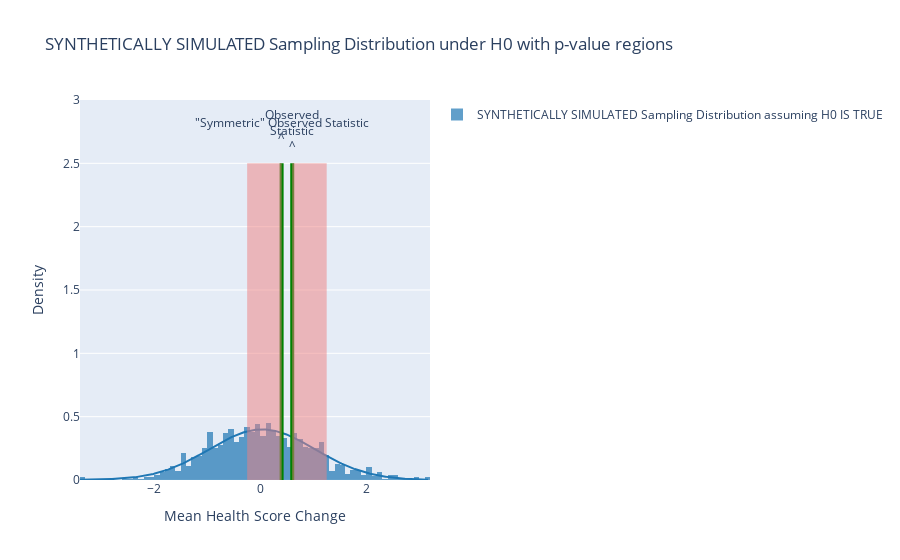

The cell this chart's notebook holds for it:
### Code cell


### Figure 1 — Plotly figure (JSON) as saved in the notebook; plotly's stock layout.template omitted (floating-point values rounded to 4 significant figures; data arrays with more than 128 entries replaced by an {"elided": "..."} marker saying what was removed)
{"data": [{"autobinx": false, "histnorm": "probability density", "legendgroup": "SYNTHETICALLY SIMULATED Sampling Distribution assuming H0 IS TRUE", "marker": {"color": "rgb(31, 119, 180)"}, "name": "SYNTHETICALLY SIMULATED Sampling Distribution assuming H0 IS TRUE", "opacity": 0.7, "type": "histogram", "x": {"elided": "1000 float values"}, "xaxis": "x", "xbins": {"end": 3.175, "size": 0.1, "start": -3.402}, "yaxis": "y"}, {"legendgroup": "SYNTHETICALLY SIMULATED Sampling Distribution assuming H0 IS TRUE", "marker": {"color": "rgb(31, 119, 180)"}, "mode": "lines", "name": "SYNTHETICALLY SIMULATED Sampling Distribution assuming H0 IS TRUE", "showlegend": false, "type": "scatter", "x": {"elided": "500 float values"}, "xaxis": "x", "y": {"elided": "500 float values"}, "yaxis": "y"}, {"mode": "text", "showlegend": false, "text": ["Observed<br>Statistic<br>^"], "type": "scatter", "x": [0.6], "y": [2.75]}, {"mode": "text", "showlegend": false, "text": ["\"Symmetric\" Observed Statistic<br>^"], "type": "scatter", "x": [0.4], "y": [2.75]}], "layout": {"barmode": "overlay", "hovermode": "closest", "legend": {"traceorder": "reversed"}, "shapes": [{"line": {"color": "Green", "width": 4}, "name": "Observed Statistic", "type": "line", "x0": 0.6, "x1": 0.6, "y0": 0, "y1": 2.5}, {"line": {"color": "Green", "width": 4}, "name": "Symmetric Statistic", "type": "line", "x0": 0.4, "x1": 0.4, "y0": 0, "y1": 2.5}, {"fillcolor": "LightCoral", "line": {"width": 0}, "opacity": 0.5, "type": "rect", "x0": -0.25, "x1": 0.4, "y0": 0, "y1": 2.5}, {"fillcolor": "LightCoral", "line": {"width": 0}, "opacity": 0.5, "type": "rect", "x0": 0.6, "x1": 1.25, "y0": 0, "y1": 2.5}], "title": {"text": "SYNTHETICALLY SIMULATED Sampling Distribution under H0 with p-value regions"}, "xaxis": {"anchor": "y2", "domain": [0, 1], "title": {"text": "Mean Health Score Change"}, "zeroline": false}, "yaxis": {"anchor": "free", "domain": [0, 1], "position": 0, "range": [0, 3], "title": {"text": "Density"}}}}
